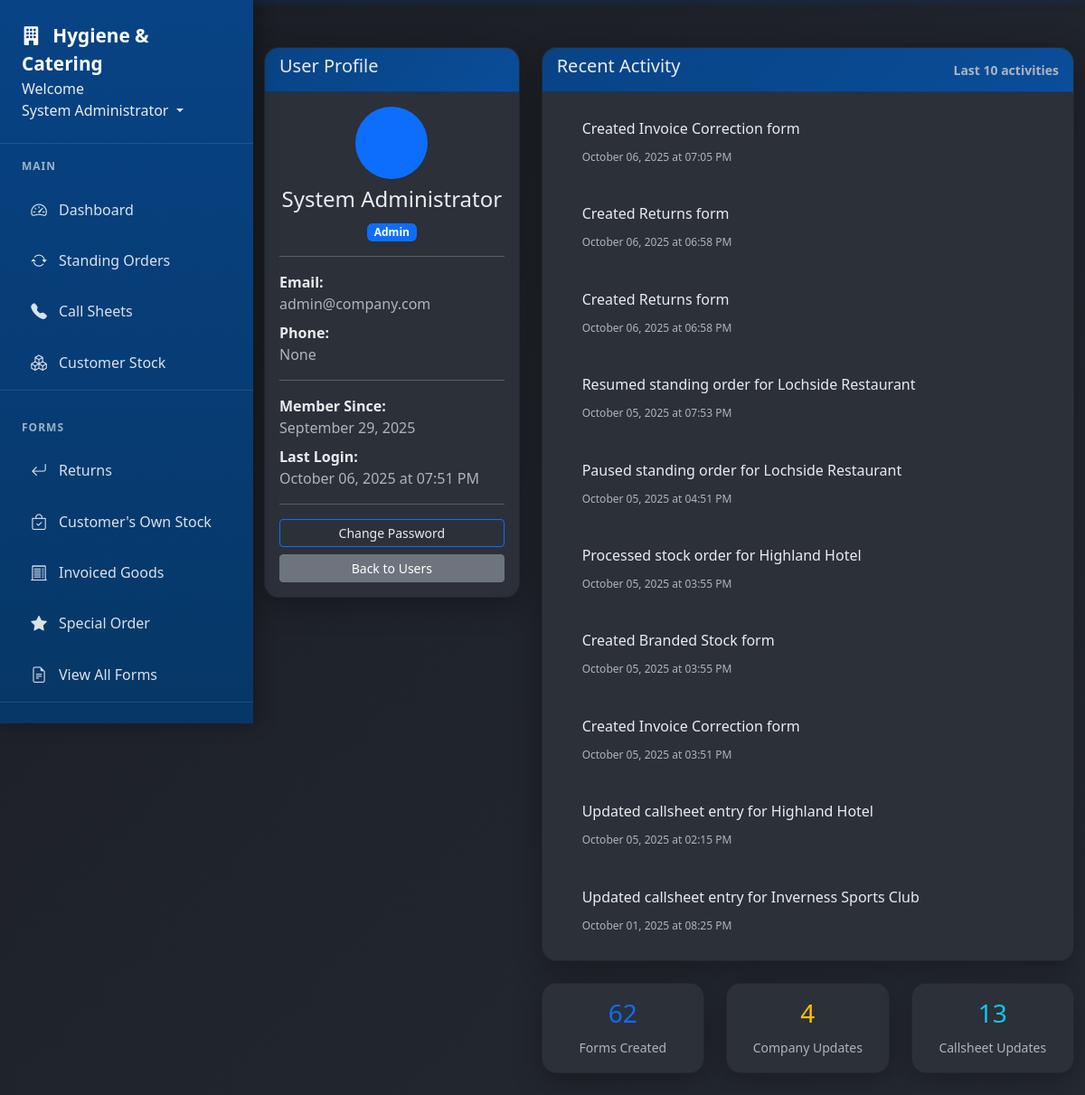
/users/1 (signed in), run on an earlier commit of the app's database.
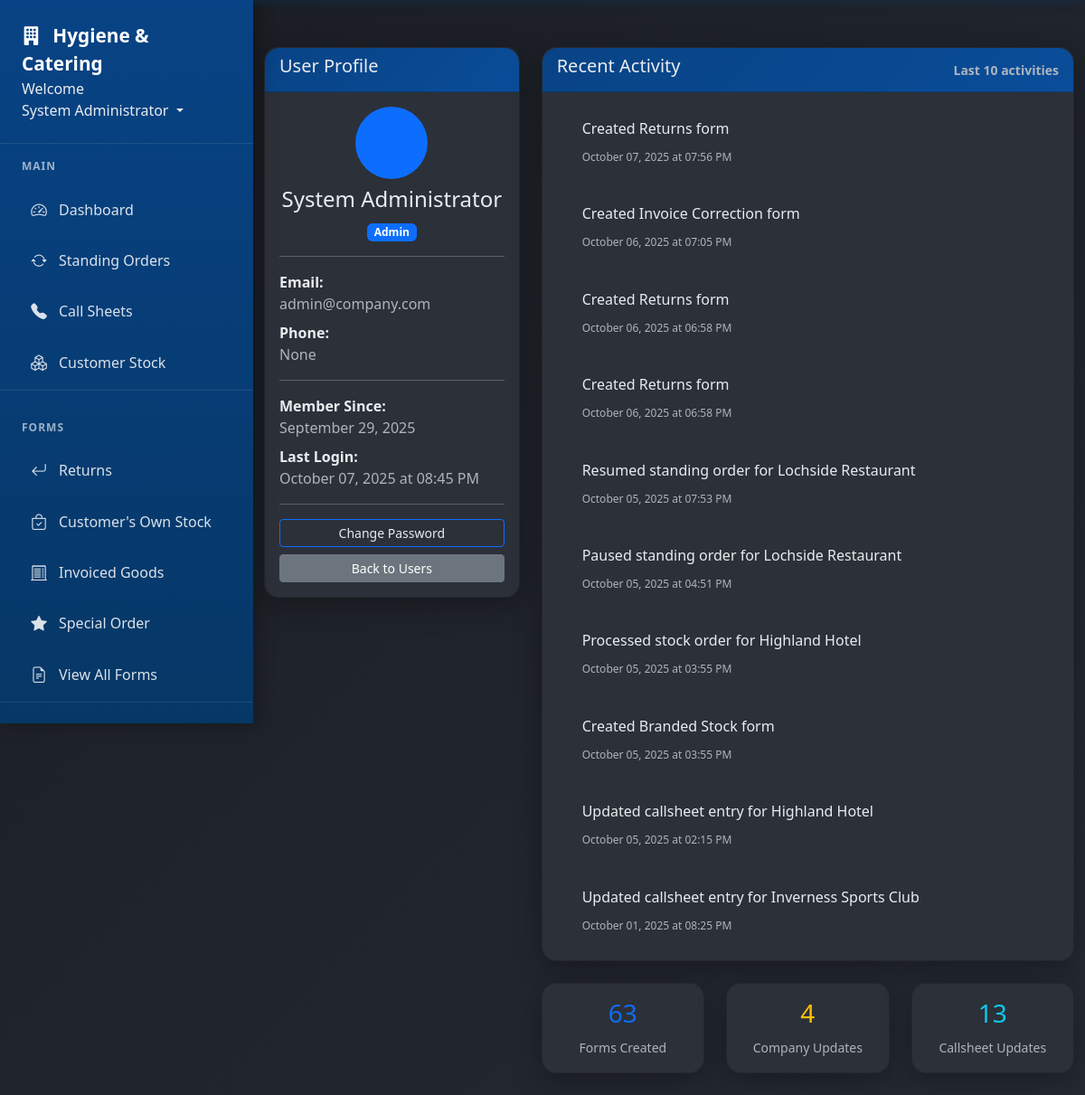
And on a later commit of the database.
### app/models.py (models this page shows, shortened)
class User(db.Model, UserMixin):
    id = db.Column(db.Integer, primary_key=True)
    username = db.Column(db.String(20), unique=True, nullable=False)  # Keep for system use
    email = db.Column(db.String(120), unique=True, nullable=False, index=True)  # Primary identifier
    full_name = db.Column(db.String(100), nullable=False)
    password_hash = db.Column(db.String(128), nullable=False)  # Changed from 'password' to 'password_hash'
    role = db.Column(db.String(20), nullable=False)
    job_title = db.Column(db.String(100))
    direct_phone = db.Column(db.String(20))
    mobile_phone = db.Column(db.String(20))
    is_active = db.Column(db.Boolean, default=True)
    must_change_password = db.Column(db.Boolean, default=False)
    created_at = db.Column(db.DateTime, nullable=False, default=datetime.utcnow)
    last_login = db.Column(db.DateTime)
    forms = db.relationship('Form', foreign_keys='Form.user_id', backref='author', lazy=True)
    callsheet_entries = db.relationship('CallsheetEntry', backref='entered_by', lazy=True)
    callsheets_created = db.relationship('Callsheet', backref='created_by_user', lazy=True)
    todo_items = db.relationship('TodoItem', backref='user', lazy=True, cascade='all, delete-orphan')
    company_updates = db.relationship('CompanyUpdate', backref='author', lazy=True, cascade='all, delete-orphan')
    def get_recent_activity(self, limit=10):
        activities = []
        try:
            recent_forms = Form.query.filter_by(user_id=self.id).order_by(Form.date_created.desc()).limit(5).all()
            for form in recent_forms:
                activities.append({
                    'type': 'form_created',
                    'description': f'Created {form.type.replace("_", " ").title()} form',
                    'date': form.date_created,
                    'link': f'/form/{form.id}'
                })
        except Exception as e:
            print(f"Error loading forms for user {self.id}: {e}")
        try:
            recent_updates = CompanyUpdate.query.filter_by(user_id=self.id).order_by(CompanyUpdate.created_at.desc()).limit(3).all()
            for update in recent_updates:
                activities.append({
                    'type': 'company_update',
                    'description': f'Posted company update: {update.title}',
                    'date': update.created_at,
                    'link': None
                })
        except Exception as e:
            print(f"Error loading company updates for user {self.id}: {e}")
        try:
            recent_callsheet_entries = CallsheetEntry.query.filter_by(user_id=self.id).order_by(CallsheetEntry.updated_at.desc()).limit(3).all()
            for entry in recent_callsheet_entries:
                activities.append({
                    'type': 'callsheet_update',
                    'description': f'Updated callsheet entry for {entry.customer.name}',
                    'date': entry.updated_at,
                    'link': '/callsheets'
                })
        except Exception as e:
            print(f"Error loading callsheet entries for user {self.id}: {e}")
        try:
            recent_completed_forms = Form.query.filter_by(completed_by=self.id).filter(
                Form.completed_date.isnot(None)
            ).order_by(Form.completed_date.desc()).limit(3).all()
            for form in recent_completed_forms:
                activities.append({
                    'type': 'form_completed',
                    'description': f'Completed {form.type.replace("_", " ").title()} form',
                    'date': form.completed_date,
                    'link': f'/form/{form.id}'
                })
        except Exception as e:
            print(f"Error loading completed forms for user {self.id}: {e}")
        try:
            if 'StandingOrder' in globals():
                recent_standing_orders = StandingOrder.query.filter_by(created_by=self.id).order_by(StandingOrder.created_at.desc()).limit(3).all()
                for order in recent_standing_orders:
                    activities.append({
                        'type': 'standing_order_created',
                        'description': f'Created standing order for {order.customer.name}',
                        'date': order.created_at,
                        'link': f'/standing-orders/{order.id}'
                    })
        except Exception as e:
            print(f"Error loading standing orders for user {self.id}: {e}")
        try:
            if 'StandingOrderLog' in globals():
                recent_so_logs = StandingOrderLog.query.filter_by(performed_by=self.id).filter(
                    StandingOrderLog.action_type.in_(['paused', 'resumed', 'ended'])
                ).order_by(StandingOrderLog.performed_at.desc()).limit(3).all()
                for log in recent_so_logs:
                    action_descriptions = {
                        'paused': f'Paused standing order for {log.standing_order.customer.name}',
                        'resumed': f'Resumed standing order for {log.standing_order.customer.name}',
                        'ended': f'Ended standing order for {log.standing_order.customer.name}'
                    }
                    activities.append({
                        'type': f'standing_order_{log.action_type}',
                        'description': action_descriptions.get(log.action_type, f'{log.action_type.title()} standing order'),
                        'date': log.performed_at,
                        'link': f'/standing-orders/{log.standing_order_id}'
                    })
        except Exception as e:
            print(f"Error loading standing order logs for user {self.id}: {e}")
        try:
            if 'StockTransaction' in globals():
                recent_stock_transactions = StockTransaction.query.filter_by(created_by=self.id).order_by(StockTransaction.transaction_date.desc()).limit(3).all()
                for transaction in recent_stock_transactions:
                    transaction_types = {
                        'stock_in': 'Added stock for',
                        'stock_out': 'Processed stock order for',
                        'adjustment': 'Adjusted stock for'
                    }
                    description = transaction_types.get(transaction.transaction_type, 'Updated stock for')
                    activities.append({
                        'type': f'stock_{transaction.transaction_type}',
                        'description': f'{description} {transaction.stock_item.customer.name}',
                        'date': transaction.transaction_date,
                        'link': '/customer-stock'
                    })
        except Exception as e:
            print(f"Error loading stock transactions for user {self.id}: {e}")
        activities.sort(key=lambda x: x['date'], reverse=True)
        return activities[:limit]

class Form(db.Model):
    id = db.Column(db.Integer, primary_key=True)
    type = db.Column(db.String(50), nullable=False)
    data = db.Column(db.Text, nullable=False)
    date_created = db.Column(db.DateTime, nullable=False, default=datetime.utcnow)
    user_id = db.Column(db.Integer, db.ForeignKey('user.id'), nullable=False)
    is_completed = db.Column(db.Boolean, default=False)
    completed_date = db.Column(db.DateTime, nullable=True)
    completed_by = db.Column(db.Integer, db.ForeignKey('user.id'), nullable=True)
    is_archived = db.Column(db.Boolean, default=False)
    completer = db.relationship('User', foreign_keys=[completed_by], backref='completed_forms')
    __table_args__ = (
        db.Index('idx_form_user_date', 'user_id', 'date_created'),
        db.Index('idx_form_status', 'is_completed', 'is_archived'),
        db.Index('idx_form_type', 'type'),
    )

### app/routes.py (the view)
@main.route('/users/<int:user_id>')
@login_required
def user_profile(user_id):
    user = User.query.get_or_404(user_id)
    if current_user.role != 'admin' and current_user.id != user_id:
        flash('Access denied.', 'danger')
        return redirect(url_for('main.dashboard'))
    activities = user.get_recent_activity()
    return render_template('user_profile.html', user=user, activities=activities)

### app/models.py (called while the page is built)
@login_manager.user_loader
def load_user(user_id):
    return User.query.get(int(user_id))

### app/templates/user_profile.html (shortened to what the changed rows need)
{% extends "base.html" %} {% block content %}
<div class="row">
  <div class="col-lg-4">
    <div class="card">
      <div class="card-body">
        <div class="text-center mb-3">
          <div
            class="bg-primary rounded-circle d-inline-flex align-items-center justify-content-center"
            style="width: 80px; height: 80px"
          >
          </div>
          <h4 class="mt-2">{{ user.full_name }}</h4>
          <span
            class="badge bg-{{ 'primary' if user.role == 'admin' else 'secondary' }}"
          >
            {{ user.role.title() }}
          </span>
        </div>
        <div class="mb-2">
          <strong> Email:</strong><br />
          <span class="text-muted">{{ user.email }}</span>
        </div>
        <div class="mb-2">
          <strong> Phone:</strong><br />
          <span class="text-muted">{{ user.direct_phone }}</span>
        </div>
        <div class="mb-2">
          <strong> Member Since:</strong
          ><br />
          <span class="text-muted"
            >{{ user.created_at.strftime('%B %d, %Y') }}</span
          >
        </div>
        <div class="mb-2">
          <strong> Last Login:</strong><br />
          <span class="text-muted">
            {% if user.last_login %} {{ user.last_login.strftime('%B %d, %Y at
            %I:%M %p') }} {% else %} Never {% endif %}
          </span>
        </div>
      </div>
    </div>
  </div>
  <div class="col-lg-8">
    <div class="card">
      <div class="card-body">
        {% if activities %}
        <div class="timeline">
          {% for activity in activities %}
          <div class="activity-item d-flex mb-3">
            <div class="activity-content flex-grow-1">
              <div class="activity-description">
                {% if activity.link %}
                <a href="{{ activity.link }}" class="text-decoration-none">
                  {{ activity.description }}
                </a>
                {% else %} {{ activity.description }} {% endif %}
              </div>
              <small class="text-muted">
                {{ activity.date.strftime('%B %d, %Y at %I:%M %p') }}
              </small>
            </div>
          </div>
          {% endfor %}
        </div>
        {% else %}
        <div class="text-center text-muted py-4">
          <i class="fas fa-chart-line fa-3x mb-3"></i>
          <h5>No Recent Activity</h5>
          <p>This user hasn't performed any tracked activities yet.</p>
        </div>
        {% endif %}
      </div>
    </div>
    <div class="row mt-3">
      <div class="col-md-4">
        <div class="card text-center">
          <div class="card-body">
            <h3 class="text-primary">{{ user.forms|length }}</h3>
            <small class="text-muted">Forms Created</small>
          </div>
        </div>
      </div>
    </div>
  </div>
</div>
{% endblock %}

### app/templates/base.html (shortened to what this page needs)
<!DOCTYPE html>
<html lang="en">
  <head>
    <link
      rel="stylesheet"
      href="{{ url_for('static', filename='style.css') }}"
    />
    <link
      href="https://cdn.jsdelivr.net/npm/bootstrap@5.3.0/dist/css/bootstrap.min.css"
      rel="stylesheet"
    />
    <link
      href="https://cdn.jsdelivr.net/npm/bootstrap-icons@1.11.0/font/bootstrap-icons.css"
      rel="stylesheet"
    />
  </head>
  <body>
    <nav class="nav-sidebar" id="navSidebar">
      <div class="nav-sidebar-header">
        <a href="{{ url_for('main.dashboard') }}" class="nav-sidebar-brand">
          <i class="bi bi-building-fill me-2"></i>
          Hygiene & Catering
        </a>
        <li class="nav-item dropdown" style="display: block">
          <text>Welcome</text>
          <a
            class="nav-link dropdown-toggle"
            href="#"
            id="userDropdown"
            role="button"
            data-bs-toggle="dropdown"
          >
             {{ current_user.full_name or
            current_user.username }}
          </a>
        </li>
      </div>
      {% if current_user.is_authenticated %}
      <div class="nav-sidebar-nav">
        <div class="nav-section">
          <div class="nav-section-title">Main</div>
          <div class="nav-item">
            <a class="nav-link" href="{{ url_for('main.dashboard') }}">
              <i class="bi bi-speedometer2"></i>
              Dashboard
            </a>
          </div>
          <div class="nav-item">
            <a
              class="nav-link"
              href="{{ url_for('standing_orders.standing_orders') }}"
            >
              <i class="bi bi-arrow-repeat"></i>
              Standing Orders
            </a>
          </div>
          <div class="nav-item">
            <a class="nav-link" href="{{ url_for('callsheets.callsheets') }}">
              <i class="bi bi-telephone-fill"></i>
              Call Sheets
            </a>
          </div>
          <div class="nav-item">
            <a
              class="nav-link"
              href="{{ url_for('customer_stock.customer_stock') }}"
            >
              <i class="bi bi-boxes"></i>
              Customer Stock
            </a>
          </div>
        </div>
        <div class="nav-section">
          <div class="nav-section-title">Forms</div>
          <div class="nav-item">
            <a class="nav-link" href="{{ url_for('main.returns') }}">
              <i class="bi bi-arrow-return-left"></i>
              Returns
            </a>
          </div>
          <div class="nav-item">
            <a
              class="nav-link"
              href="{{ url_for('customer_stock.branded_stock') }}"
            >
              <i class="bi bi-bag-check"></i>
              Customer's Own Stock
            </a>
          </div>
          <div class="nav-item">
            <a class="nav-link" href="{{ url_for('main.invoice_correction') }}">
              <i class="bi bi-receipt-cutoff"></i>
              Invoiced Goods
            </a>
          </div>
          <div class="nav-item">
            <a class="nav-link" href="{{ url_for('main.special_order') }}">
              <i class="bi bi-star-fill"></i>
              Special Order
            </a>
          </div>
          <div class="nav-item">
            <a class="nav-link" href="{{ url_for('main.forms') }}">
              <i class="bi bi-file-earmark-text"></i>
              View All Forms
            </a>
          </div>
        </div>
      </div>
      {% endif %}
    </nav>
    <div class="main-content" id="mainContent">
      <div class="container-fluid">
         {% block content %}{% endblock %}
      </div>
    </div>
  </body>
</html>

What changed in the data, as far as the page shows it:
no longer on this page (row unchanged): Form: date "October 05, 2025 at 03:51 PM"
changed User "System Administrator": last_login "October 06, 2025 at 07:51 PM" → "October 07, 2025 at 08:45 PM"
added Form: date "October 07, 2025 at 07:56 PM"
Also different on the page:
{{ user.forms|length }}: "62" → "63"
new list line: "Created Returns form"
list line gone: "Created Invoice Correction form"
